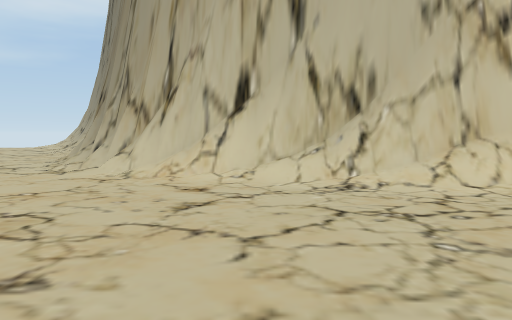
View 1 (above)

16 first-person views from a walk through a scene from a Unity 3-D project. The camera is 1.2 m above the floor, tilts 4° down and sees 70° across. The floor is counted in squares, 2 m on a side. Each view is taken from the middle of a square. On the plan, view 1 faces up. The plan holds only what a view shows up to about 10 squares ahead; the rest is blank. The place goes on beyond the plan. The player character is not drawn. Some animated figures are left out.

View 2
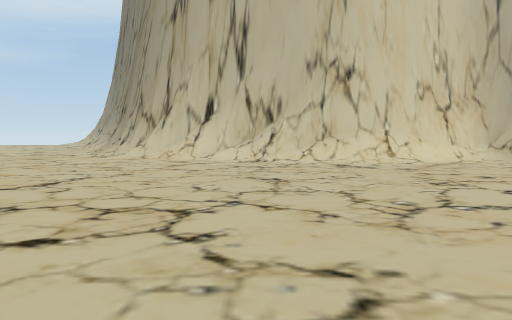

View 3
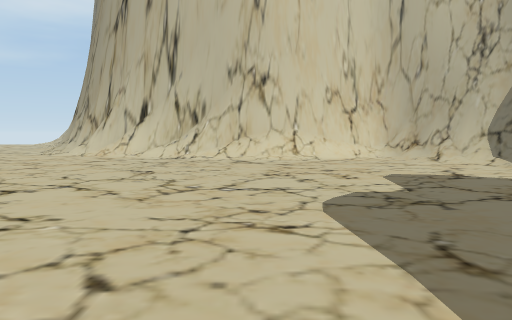

View 4
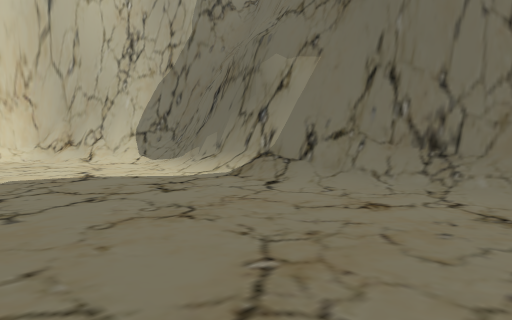

View 5
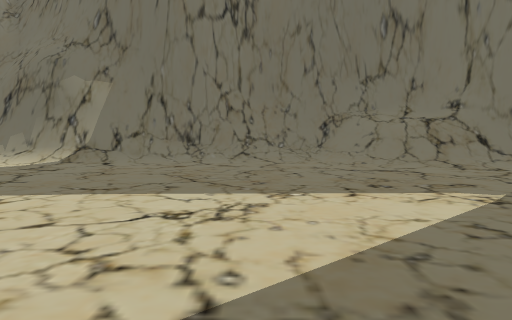

View 6
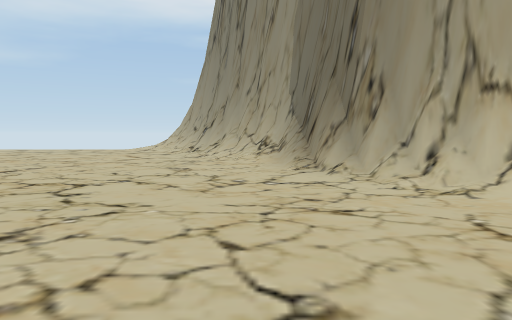

View 7
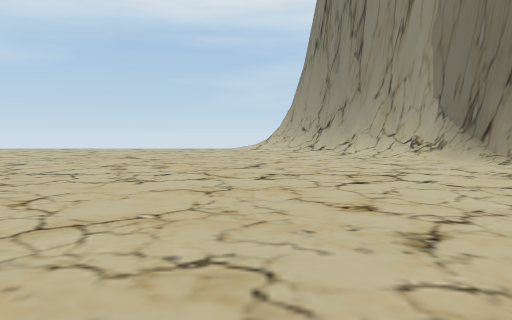

View 8
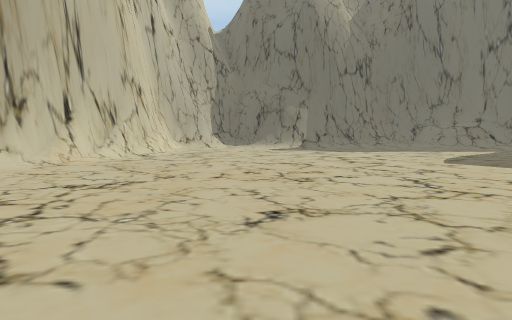

View 9
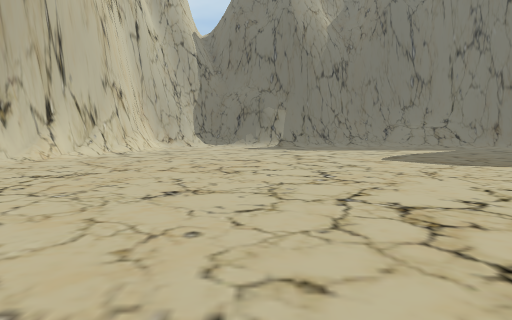

View 10
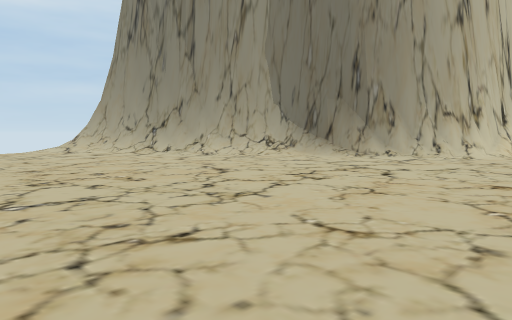

View 11
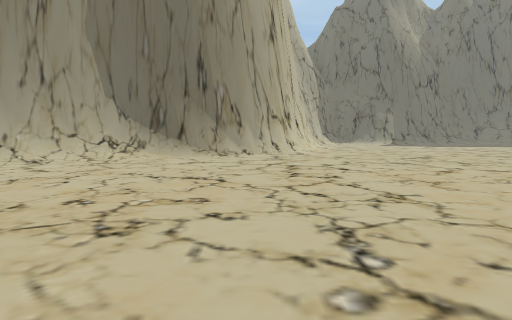

View 12
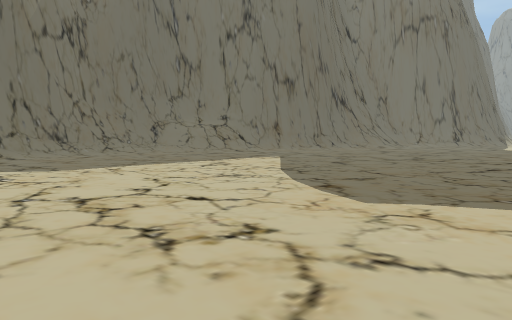

View 13
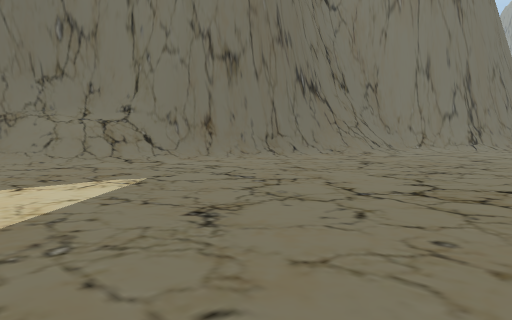

View 14
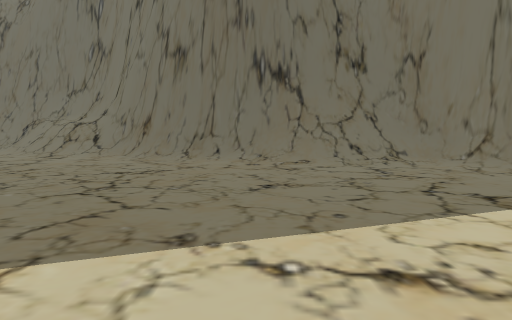

View 15
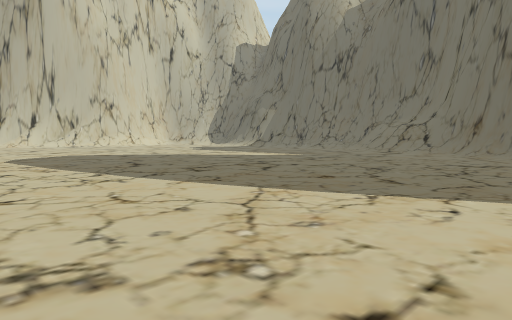

View 16
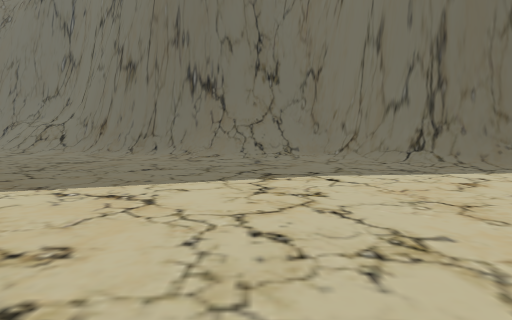

### Floor plan
Key: @ floor where view 1 was taken; # wall or solid block; . floor; / step, stairs or slope; = window, fence, low wall or low ledge.
Columns run from 15 left of view 1 to 9 right of it. Each row starts with its distance up from view 1.
 11 ........./##
 10 ........../#
  9 ...........#
  8  ..........##
  7  ...........##
  6   ..........=###
  5   ............#########
  4   ................##//##
  3   ..................../##
  2      ................../#
  1       .................##
  0      ..........@.......##
 -1       .................#
 -2        ................##
 -3          ............../#
 -4           ............./#
 -5             .........../#
 -6            ............/#
 -7            ............/#
 -8            ...........//#
 -9            ...........//#
-10            ...........###
-11           ............#
-12           ...........##
-13           ...........#
-14           ..........##
-15            .........##
-16           ..........#
-17            .........#
-18             .......##
-19               ....##
-20                ..##
-21                  #

Where each view was taken, in squares from view 1:
view 1: 0 up, 0 right, facing up
view 2: 4 down, 1 right, facing up
view 3: 5 down, 3 right, facing up
view 4: 5 down, 4 right, facing up-right
view 5: 5 down, 0 right, facing right
view 6: 2 up, 5 left, facing up
view 7: 1 up, 9 left, facing up
view 8: 1 up, 9 left, facing right
view 9: 0 up, 10 left, facing right
view 10: 3 up, 13 left, facing up-right
view 11: 7 up, 14 left, facing right
view 12: 0 up, 3 left, facing down-right
view 13: 5 down, 1 left, facing down-right
view 14: 14 down, 3 left, facing right
view 15: 14 down, 5 left, facing up-right
view 16: 16 down, 5 left, facing right
